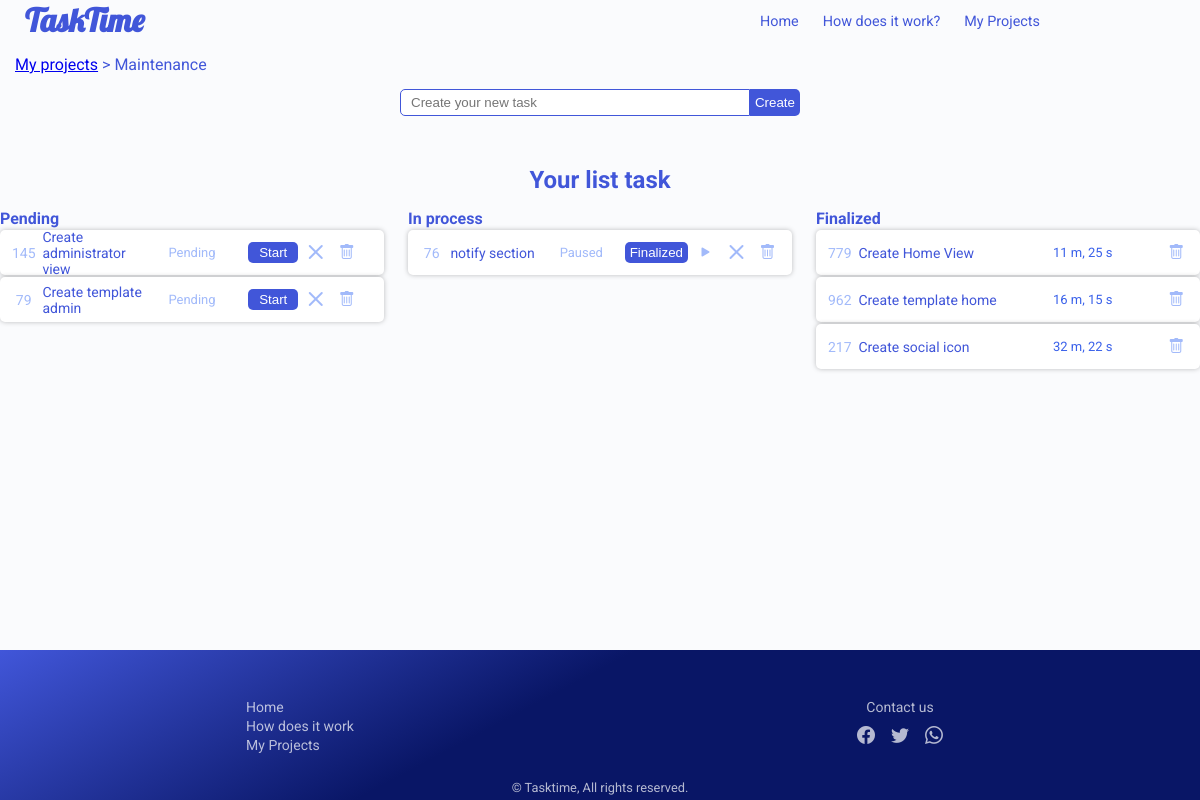
Page /projects/23/ on the committed database.
### projects/models.py (models this page shows, shortened)
class Project(Base):
    number_tasks = models.PositiveSmallIntegerField(
        "Number of Tasks", default=0)
    percent_completed = models.PositiveSmallIntegerField(
        "Percent Completed", default=0)

### task/models.py (models this page shows, shortened)
class Task(Base):
    project = models.ForeignKey(Project, on_delete=models.CASCADE, related_name="tasks")
    status = models.SmallIntegerField("Status", choices=STATUS, default=0)
    start = models.DateTimeField("Start", null=True, blank=True)
    end = models.DateTimeField("End",  null=True, blank=True)
    estimated_duration = models.PositiveBigIntegerField(
        "Estimated Duration", null=True, blank=True)
    times = models.JSONField("Times", default=list, null=True, blank=True)

### task/views.py (the view)
# urls.py: path('', MainView, name="main"),
def MainView(request, project_id):
    project = Project.objects.get(id=project_id)
    tasks = project.tasks.all()
    context = {
        "pending": tasks.filter(status=0),
        "in_process": tasks.filter(status=1),
        "paused": tasks.filter(status=2),
        "finalized": tasks.filter(status=3),
        "project_id": project.id,
        "project_title": project.title
    }
    return render(request, 'task/index.html', context)

### task/templates/task/index.html (shortened to what this page needs)
{% extends 'base.html' %}
{% load static %}
{% block styles %}
    <link rel="stylesheet" href="{% static 'task/css/main.css' %}">
{% endblock %}
{% block content %}
    <div class="navigation">
        <a href="{% url 'project:main' %}">My projects</a><span>&nbsp;&gt;&nbsp;{{ project_title }}</span>
    </div>
    {% include 'task/create.html' %}
    <div id="tasks">
        <div class="list-container">
            <div class="title">
                <h2>Your list task</h2>
            </div>
            <div class="lists">
                <div class="pending">
                    <div class="title-list">
                        <h4>Pending</h4>
                    </div>
                    <div class="body-list">
                        {% for task in pending %}
                        <div class="task" data-id="{{ task.id }}" data-code="{{ task.code }}" data-status="{{ task.status }}">
                            <div class="code">
                                <p class="code">{{ task.code }}</p>
                            </div>
                            <div class="title">
                                <p>{{ task.title }}</p>
                            </div>
                            <div class="status">
                                <p>Pending</p>
                            </div>
                            <div class="operations">
                                <button class="btn start">Start</button>
                                <button class="btn-i cancel" title="Cancel task"><i class="bi bi-x-lg"></i></button>
                                <button class="btn-i delete" title="Delete task"><i class="bi bi-trash"></i></button>
                            </div>
                        </div>
                        {% endfor %}
                    </div>
                </div>
                <div class="in-process">
                    <div class="title-list">
                        <h4>In process</h4>
                    </div>
                    <div class="body-list">
                        {% for task in paused %}
                        <div class="task" data-id="{{ task.id }}" data-code="{{ task.code }}" data-status="{{ task.status }}">
                            <div class="code">
                                <p class="code">{{ task.code }}</p>
                            </div>
                            <div class="title">
                                <p>{{ task.title }}</p>
                            </div>
                            <div class="status">
                                <p>Paused</p>
                            </div>
                            <div class="operations">
                                <button class="btn finalize">Finalized</button>
                                <button class="btn-i resume" title="Pause task"><i class="bi bi-play-fill"></i></button>
                                <button class="btn-i cancel" title="Cancel task"><i class="bi bi-x-lg"></i></button>
                                <button class="btn-i delete" title="Delete task"><i class="bi bi-trash"></i></button>
                            </div>
                        </div>
                        {% endfor %}
                    </div>
                </div>
                <div class="finalized">
                    <div class="title-list">
                        <h4>Finalized</h4>
                    </div>
                    <div class="body-list">
                        {% for task in finalized %}
                        <div class="task" data-id="{{ task.id }}" data-code="{{ task.code }}" data-status="{{ task.status }}">
                            <div class="code">
                                <p class="code">{{ task.code }}</p>
                            </div>
                            <div class="title">
                                <p>{{ task.title }}</p>
                            </div>
                            <div class="duration">
                                <p>{{ task.str_duration }}</p>
                            </div>
                            <div class="operations">
                                <button class="btn-i delete" title="Delete task"><i class="bi bi-trash"></i></button>
                            </div>
                        </div>
                        {% endfor %}
                    </div>
                </div>
            </div>
        </div>
    </div>
{% endblock %}

### static/css/main.css (style rules this page uses)
:root { --dark: #343a40; --primary: #48A6E0; --white: #FAFBFD; --grey:#E2E4F9; --light-blue:#A2BAFA; --blue-2:#3F49CC; --blue-3:#4156d9; --blue-4:rgba(9,22,102,1); }
*, *::before, *::after { margin: 0; padding: 0; box-sizing: border-box; }
html { scroll-behavior: smooth; color: var(--blue-3); }
body { overflow-x: hidden; background-color: var(--white); font-family: "Roboto", sans-serif; display: flex; flex-direction: column; flex-wrap: wrap; min-height: 100vh; }

### task/static/task/css/main.css (style rules this page uses)
#tasks { margin:auto; }
#tasks .list-container { margin-top: 50px; }
.list-container > .title { margin-top: 15px; margin-bottom: 15px; }
.list-container > .title h2 { text-align: center; }
.lists { display: flex; flex-flow: row wrap; justify-content: space-between; }
.lists .pending, .lists .in-process, .lists .finalized { flex: 0 0 32%; }
.btn { color:white; padding: 3px 5px; background-color:#4156d9; border: none; border-radius: 5px; cursor: pointer; }
.btn-i { width: 27px; height: 27px; font-size: 16px; background-color: transparent; border: none; border-radius: 50%; }
.navigation { margin: 15px; }

### task/static/task/css/task.css (style rules this page uses)
.task { background-color: white; height: 45px; display: flex; padding:5px; margin:2px auto; border-radius: 5px; -webkit-box-shadow: 0px 0px 5px 0px rgba(0,0,0,0.25); -moz-box-shadow: 0px 0px 5px 0px rgba(0,0,0,0.25); box-shadow: 0px 0px 5px 0px rgba(0,0,0,0.25); transition: .5s all ease-out; }
.task .code, .task .title, .task .status, .task .duration, .task .operations { display: flex; justify-content: center; align-items: center; }
.task .code { flex: 0 0 10%; }
.task .title { flex: 1 0 30%; }
.task .status { flex: 0 0 20%; }
.task .operations { flex: 0 0 40%; }
.in-process .task .title { flex: 1 0 25%; }
.in-process .task .status { flex: 0 0 20%; }
.in-process .task .operations { flex: 0 0 45%; }
.finalized .task .title { flex: 1 0 40%; }
.finalized .task .duration { flex: 0 0 40%; }
.finalized .task .operations { flex: 0 0 10%; }
.task .code p { font-size: 14px; color:var(--light-blue); }
.task .title p { text-align: left; margin-bottom: 0; width: 100%; font-size: 14px; }
.task .status p, .task .duration p { text-align: center; margin-bottom: 0; width: 100%; font-size: 13px; color:var(--light-blue); }
.task .duration p { color:#3A61EA; }
.task .operations button { margin: 1px 2px; }
.task .operations .btn { min-width: 50px; }
.task .operations .btn-i { color:var(--light-blue); cursor: pointer; }

### rows in the picture
Project: title "Maintenance"
Task: code "145", title "Create administrator view"
Task: code "79", title "Create template admin"
Task: code "76", title "notify section"
Task: code "779", title "Create Home View", str_duration "11 m, 25 s"
Task: code "962", title "Create template home", str_duration "16 m, 15 s"
Task: code "217", title "Create social icon", str_duration "32 m, 22 s"
